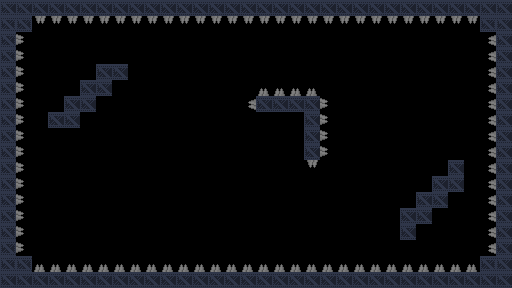

A level layout from a 2D game, rendered from its tile map. Below: a short description, then the map file with its tile-grid data intact:
An orthogonal 32x18 tile map with 16x16 px tiles, 2 tile layers (background, details), 2 tilesets and 6 objects (2x gravity, spawn, goal).

<map version="1.5" tiledversion="1.7.2" orientation="orthogonal" renderorder="right-down" width="32" height="18" tilewidth="16" tileheight="16" infinite="0" nextlayerid="4" nextobjectid="51">
 <properties>
  <property name="title" value="Duality of the black hole" />
 </properties>
 <tileset firstgid="1" source="industrial.v2.tsx" />
 <tileset firstgid="1025" source="Dungeon Sprites.tsx" />
 <layer id="3" name="background" width="32" height="18">
  <data encoding="csv">
0,0,0,0,0,0,0,0,0,0,0,0,0,0,0,0,0,0,0,0,0,0,0,0,0,0,0,0,0,0,0,0,
0,0,0,0,0,0,0,0,0,0,0,0,0,0,0,0,0,0,0,0,0,0,0,0,0,0,0,0,0,0,0,0,
0,0,0,0,0,0,0,0,0,0,0,0,0,0,0,0,0,0,0,0,0,0,0,0,0,0,0,0,0,0,0,0,
0,0,0,0,0,0,0,0,0,0,0,0,0,0,0,0,0,0,0,0,0,0,0,0,0,0,0,0,0,0,0,0,
0,0,0,0,0,0,0,0,0,0,0,0,0,0,0,0,0,0,0,0,0,0,0,0,0,0,0,0,0,0,0,0,
0,0,0,0,0,0,0,0,0,0,0,0,0,0,0,0,0,0,0,0,0,0,0,0,0,0,0,0,0,0,0,0,
0,0,0,0,0,0,0,0,0,0,0,0,0,0,0,0,0,0,0,0,0,0,0,0,0,0,0,0,0,0,0,0,
0,0,0,0,0,0,0,0,0,0,0,0,0,0,0,0,0,0,0,0,0,0,0,0,0,0,0,0,0,0,0,0,
0,0,0,0,0,0,0,0,0,0,0,0,0,0,0,0,0,0,0,0,0,0,0,0,0,0,0,0,0,0,0,0,
0,0,0,0,0,0,0,0,0,0,0,0,0,0,0,0,0,0,0,0,0,0,0,0,0,0,0,0,0,0,0,0,
0,0,0,0,0,0,0,0,0,0,0,0,0,0,0,0,0,0,0,0,0,0,0,0,0,0,0,0,0,0,0,0,
0,0,0,0,0,0,0,0,0,0,0,0,0,0,0,0,0,0,0,0,0,0,0,0,0,0,0,0,0,0,0,0,
0,0,0,0,0,0,0,0,0,0,0,0,0,0,0,0,0,0,0,0,0,0,0,0,0,0,0,0,0,0,0,0,
0,0,0,0,0,0,0,0,0,0,0,0,0,0,0,0,0,0,0,0,0,0,0,0,0,0,0,0,0,0,0,0,
0,0,0,0,0,0,0,0,0,0,0,0,0,0,0,0,0,0,0,0,0,0,0,0,0,0,0,0,0,0,0,0,
0,0,0,0,0,0,0,0,0,0,0,0,0,0,0,0,0,0,0,0,0,0,0,0,0,0,0,0,0,0,0,0,
0,0,0,0,0,0,0,0,0,0,0,0,0,0,0,0,0,0,0,0,0,0,0,0,0,0,0,0,0,0,0,0,
0,0,0,0,0,0,0,0,0,0,0,0,0,0,0,0,0,0,0,0,0,0,0,0,0,0,0,0,0,0,0,0
</data>
 </layer>
 <layer id="1" name="details" width="32" height="18">
  <properties>
   <property name="physics" type="bool" value="true" />
  </properties>
  <data encoding="csv">
20,20,20,20,20,20,20,20,20,20,20,20,20,20,20,20,20,20,20,20,20,20,20,20,20,20,20,20,20,20,20,20,
54,54,3221226628,3221226628,3221226628,3221226628,3221226628,3221226628,3221226628,3221226628,3221226628,3221226628,3221226628,3221226628,3221226628,3221226628,3221226628,3221226628,3221226628,3221226628,3221226628,3221226628,3221226628,3221226628,3221226628,3221226628,3221226628,3221226628,3221226628,3221226628,54,20,
54,2684355716,0,0,0,0,0,0,0,0,0,0,0,0,0,0,0,0,0,0,0,0,0,0,0,0,0,0,0,0,1610613892,20,
54,2684355716,0,0,0,0,0,0,0,0,0,0,0,0,0,0,0,0,0,0,0,0,0,0,0,0,0,0,0,0,1610613892,20,
54,2684355716,0,0,0,0,20,20,0,0,0,0,0,0,0,0,0,0,0,0,0,0,0,0,0,0,0,0,0,0,1610613892,20,
54,2684355716,0,0,0,20,20,0,0,0,0,0,0,0,0,0,1156,1156,1156,1156,0,0,0,0,0,0,0,0,0,0,1610613892,20,
54,2684355716,0,0,20,20,0,0,0,0,0,0,0,0,0,1610613892,20,20,20,20,2684355716,0,0,0,0,0,0,0,0,0,1610613892,20,
54,2684355716,0,20,20,0,0,0,0,0,0,0,0,0,0,0,0,0,0,20,2684355716,0,0,0,0,0,0,0,0,0,1610613892,20,
54,2684355716,0,0,0,0,0,0,0,0,0,0,0,0,0,0,0,0,0,20,2684355716,0,0,0,0,0,0,0,0,0,1610613892,20,
54,2684355716,0,0,0,0,0,0,0,0,0,0,0,0,0,0,0,0,0,20,2684355716,0,0,0,0,0,0,0,0,0,1610613892,20,
54,2684355716,0,0,0,0,0,0,0,0,0,0,0,0,0,0,0,0,0,3221226628,0,0,0,0,0,0,0,0,20,0,1610613892,20,
54,2684355716,0,0,0,0,0,0,0,0,0,0,0,0,0,0,0,0,0,0,0,0,0,0,0,0,0,20,20,0,1610613892,20,
54,2684355716,0,0,0,0,0,0,0,0,0,0,0,0,0,0,0,0,0,0,0,0,0,0,0,0,20,20,0,0,1610613892,20,
54,2684355716,0,0,0,0,0,0,0,0,0,0,0,0,0,0,0,0,0,0,0,0,0,0,0,20,20,0,0,0,1610613892,20,
54,2684355716,0,0,0,0,0,0,0,0,0,0,0,0,0,0,0,0,0,0,0,0,0,0,0,20,0,0,0,0,1610613892,20,
54,2684355716,0,0,0,0,0,0,0,0,0,0,0,0,0,0,0,0,0,0,0,0,0,0,0,0,0,0,0,0,1610613892,20,
54,54,1156,1156,1156,1156,1156,1156,1156,1156,1156,1156,1156,1156,1156,1156,1156,1156,1156,1156,1156,1156,1156,1156,1156,1156,1156,1156,1156,1156,54,20,
20,20,20,20,20,20,20,20,20,20,20,20,20,20,20,20,20,20,20,20,20,20,20,20,20,20,20,20,20,20,20,20
</data>
 </layer>
 <objectgroup id="2" name="objects">
  <object id="2" name="spawn" gid="513" x="68" y="224" width="16" height="16" />
  <object id="36" name="goal" gid="1158" x="272" y="144" width="16" height="16" />
  <object id="43" x="520" y="140" width="83" height="19">
   <text wrap="1" halign="center">16 tiles</text>
  </object>
  <object id="44" name="gravity" gid="526" x="288" y="228" width="16" height="16" />
  <object id="49" name="gravity" gid="330" x="172" y="100" width="16" height="16">
   <properties>
    <property name="constant" type="bool" value="true" />
   </properties>
  </object>
  <object id="50" x="332" y="52" width="151" height="76">
   <text wrap="1">Black holes are dangeours but they can help</text>
  </object>
 </objectgroup>
</map>
